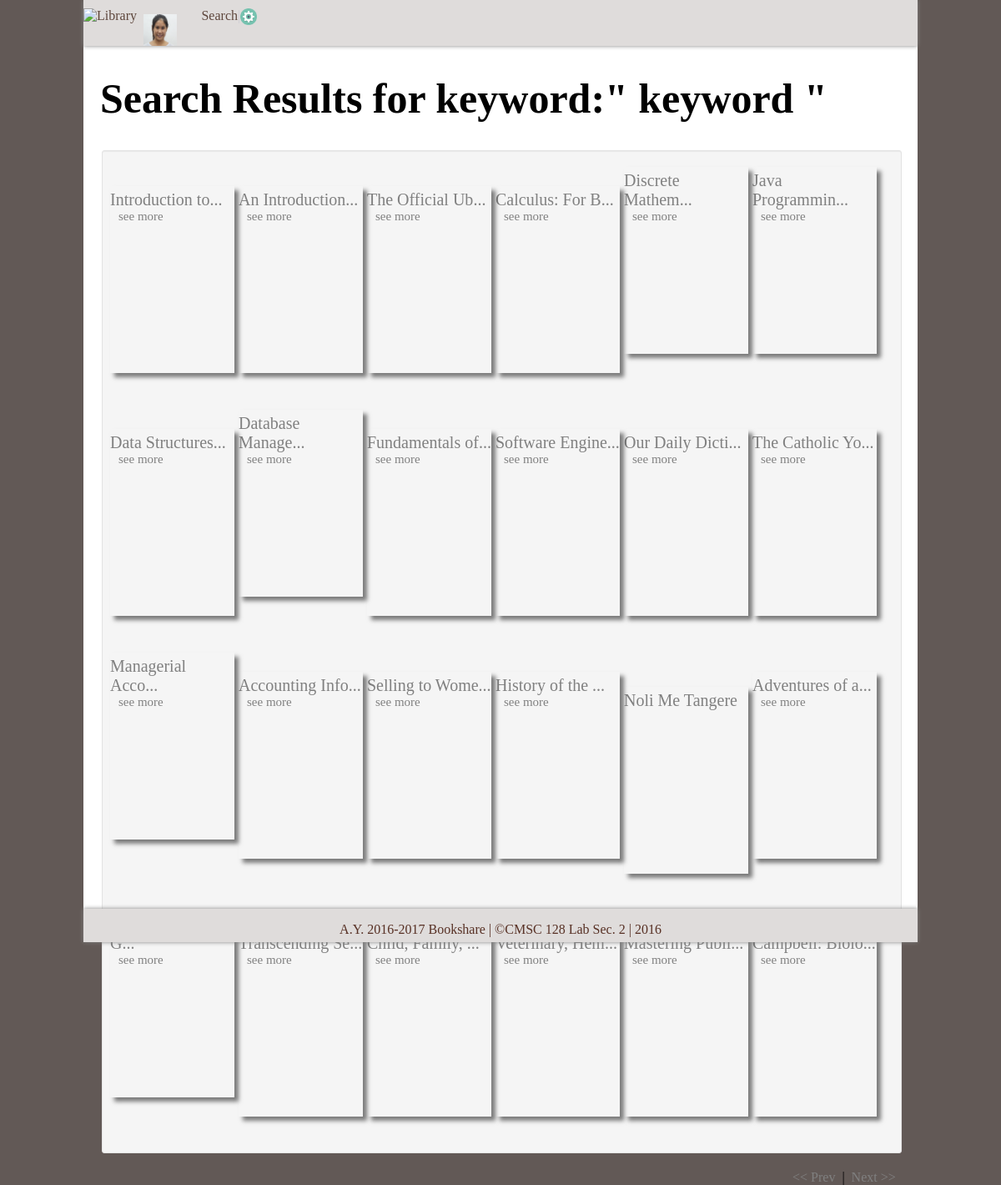
The app's page /Book_Result.php (signed in) with its own data.
### tables this page shows
CREATE TABLE `account` (
  `account_id` int(11) NOT NULL,
  `account_name` varchar(60) NOT NULL,
  `username` varchar(60) NOT NULL,
  `password` varchar(100) NOT NULL,
  `year_level` varchar(60) NOT NULL,
  `course` varchar(100) NOT NULL,
  `account_imagepath` varchar(200) NOT NULL
);

CREATE TABLE `books` (
  `book_id` int(11) NOT NULL,
  `account_id` int(11) NOT NULL,
  `book_name` varchar(100) NOT NULL,
  `book_edition` varchar(10) DEFAULT NULL,
  `book_price` int(11) NOT NULL,
  `book_desc` varchar(200) NOT NULL,
  `book_imagepath` varchar(200) NOT NULL
);

### html/Book_Result.php (the view, shortened to what this page needs)
<?php
	include("connect.php");
	?>
<?php
	$id = $_SESSION['buyer_id'];
	$user_query= "SELECT * from account where account_id='$id'";
    $user_result=mysqli_query($dbconn, $user_query);
    $row_session = mysqli_fetch_assoc($user_result);
    $user_image = $row_session['account_imagepath'];
  $bookname_shelf = "SELECT * from books as B join account as A on B.account_id=A.account_id";
  $shelf_result=mysqli_query($dbconn, $bookname_shelf);
  $numbooks=mysqli_num_rows($shelf_result);
?>
<?php function shorten($output, $limit = 15) {
  $output = htmlspecialchars($output, ENT_QUOTES, 'UTF-8');
  if (strlen($output) > $limit) {
    $output = substr($output, 0, $limit) . '...<div class="see_more" >see more</div>';
  }
  echo $output;
}
?>
<!DOCTYPE html>
<html>
<head>
	<link rel="stylesheet" type="text/css" href="../css/style.css">
	<link rel="stylesheet" type="text/css" href="../css/normalize.css">
</head>
<body>
	<div class="wrapper">
		<header>
		<nav>
			<ul>
            <li><a href="Library.htm">
            	<img src="../images/official_logo.png" title="Library" alt="Library" height="30" width="30" class="left"></a></li>
            <li>
            		<a href="Profile.php">
            			<img src="<?php echo $user_image;?>" title="Profile" alt="Profile" height="40" width="40" id="logo2">
            		</a>
            </li>
            <li><a href="Search.htm" class="right"> Search </a></li>
            <li> | </li>
            <li><a href="Settings.htm">
            	<img src="../images/setting_icon.png" title="Settings" alt="Settings" height="20" width="20"></a></li>
        	</ul>
		</nav>
		</header>
	<div class="container">
			<h1 id="srch_results">Search Results for keyword:" <?php echo "keyword"?> "</h1>
<div class=" shelf_section well well-sm " >
<?php
	if($numbooks > 0){ ?>
<?php
	   	while($row = mysqli_fetch_array($shelf_result)){ ;?>
          	<a class="bookshelf_book_container" href="Public_book_info.php?id=<?php echo $row["book_id"];?>" >
				<content class="bookshelf_book"></content>
				<label for="book_title" id="book_title"> <?=shorten($row["book_name"]);?> </label>
			</a>
 <?php 	}
    } ?>
</div>
	 <content id="prev_next">
	 	<a href=" " id="prev" ><< Prev </a> &nbsp|&nbsp
	 	<a href=" " id="next" >Next >> </a>
	 </content>
	</div>
		<footer>
			<p>A.Y. 2016-2017 Bookshare | &copy;CMSC 128 Lab Sec. 2 |  2016</p>
		</footer>
	</div>
</body>
</html>

### css/style.css (style rules this page uses)
.bookshelf_book { width: 145px; height: 220px; box-shadow: 5px 5px 5px rgba(0,0,0,0.5); display: inline-block; padding: 2px; position: absolute; }
.bookshelf_book_container { width: 149px; height: 258px; display: inline-block; padding: 0; margin-top: 10px; }
.shelf_section { width: 939px; height: auto; margin: 20px 22px; font-size: 20px; font-family: 'Microsoft Yi Baiti'; }
label { display: block; padding-top: 5px; }
a { color: gray; text-decoration: none; }
#prev_next { margin-left: 850px; font-family: 'Microsoft Yi Baiti'; }
.see_more { font-size: 15px; padding: 0; margin-left: 10px; }
#srch_results { color: black; margin-left: 20px; font-size:50px; }
.well { min-height: 20px; padding: 19px; margin-bottom: 20px; background-color: #f5f5f5; border: 1px solid #e3e3e3; border-radius: 4px; -webkit-box-shadow: inset 0 1px 1px rgba(0, 0, 0, .05); box-shadow: inset 0 1px 1px rgba(0, 0, 0, .05); }
.well-sm { padding: 9px; border-radius: 3px; }

### records on screen
account: account_imagepath (picture)
books: book_name "Introduction to"
books: book_name "An Introduction"
books: book_name "The Official Ub"
books: book_name "Calculus: For B"
books: book_name "Discrete Mathem"
books: book_name "Java Programmin"
books: book_name "Data Structures"
books: book_name "Database Manage"
books: book_name "Fundamentals of"
books: book_name "Software Engine"
books: book_name "Our Daily Dicti"
books: book_name "The Catholic Yo"
books: book_name "Managerial Acco"
books: book_name "Accounting Info"
books: book_name "Selling to Wome"
books: book_name "History of the"
books: book_name "Noli Me Tangere"
books: book_name "Adventures of a"
books: book_name "Transcending Se"
books: book_name "Child, Family,"
books: book_name "Veterinary, Hem"
books: book_name "Mastering Publi"
books: book_name "Campbell: Biolo"
